Frame 1 (no input): blank canvas, image omitted
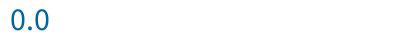
Frame 60 (the mouse pressed at the canvas centre just before this capture)
Frame 120 (the mouse held since frame 60 and released just before this capture): identical to frame 60, image omitted

The Processing sketch that drew this single still picture (run headless with seeded random() and noise(); from frame 60 on, the mouse is pressed at the canvas centre):

// Processing sketch: aufgabe_W_8_07_stoppuhr
// ── aufgabe_W_8_07_stoppuhr.pde
// Klasse zur Realisierung einer Stoppuhr
class StopWatch {
  // Deklarieren privater Variablen
  // Zeitpunkte zum Messen (Start + Stop)
  private long startTime;
  private long stopTime;

  // Wird gerade Zeit gestoppt
  private boolean running;

  // Konstruktor zur Initialisierung der Member-Variablen
  public StopWatch() {
    this.startTime = 0;
    this.stopTime = 0;
    this.running = false;
  }

  // Methode zum Starten eines Vorgangs.
  // Es werden keine Werte an die Funktion übergeben
  // oder von der Funktion zurückgegeben. Nur interne
  // Member werden gesetzt
  public void start() {
    if (this.running == false) {
      this.startTime = System.currentTimeMillis();
      this.running = true;
    }
  }

  // Methode zum Stoppen eines Vorgangs.
  // Es werden keine Werte an die Funktion übergeben
  // oder von der Funktion zurückgegeben. Nur interne
  // Member werden gesetzt
  public void stop() {
    if (this.running == true) {
      this.stopTime = System.currentTimeMillis();
      this.running = false;
    }
  }

  // Methode zum Berechnen der vergangenen Zeit. Da
  // die Berechnung auf Basis der internen Variablen
  // stattfindet, werden keine Werte an die Methode
  // übergeben. Als Ergebnis wird die vergangene Zeit
  // als String zurückgegeben
  public String elapsedTime() {
    long time;
    if (this.running == true) {
      // Zeit läuft noch
      // nehme aktuelle Zeit
      time = System.currentTimeMillis() - this.startTime;
    }
    else {
      // Zeit läuft nicht (mehr)
      // nehme gestoppte Zeit
      time = this.stopTime - this.startTime;
    }

    // Bestimme Sekunden und Hundertstel
    long seconds = time / 1000;
    long hundreds = time % 1000;

    // Gebe Zeit formatiert aus
    return "" + seconds + "." + hundreds;
  }
}

// Startpunkt des Hauptprogramms
// Hier wird die implementierte Klasse zu Demonstrations- und Testzwecken
// instanziiert und verwendet.

StopWatch sw = new StopWatch();

void setup() {
  size(400, 50);
}

void draw() {
  background(255);
  textSize(32);
  text(sw.elapsedTime(), 10, 30);
  fill(0, 102, 153);
}

void keyTyped() {
  if (key == '1') {
    sw.start();
  }
  else if (key == '2') {
    sw.stop();
  }
}
